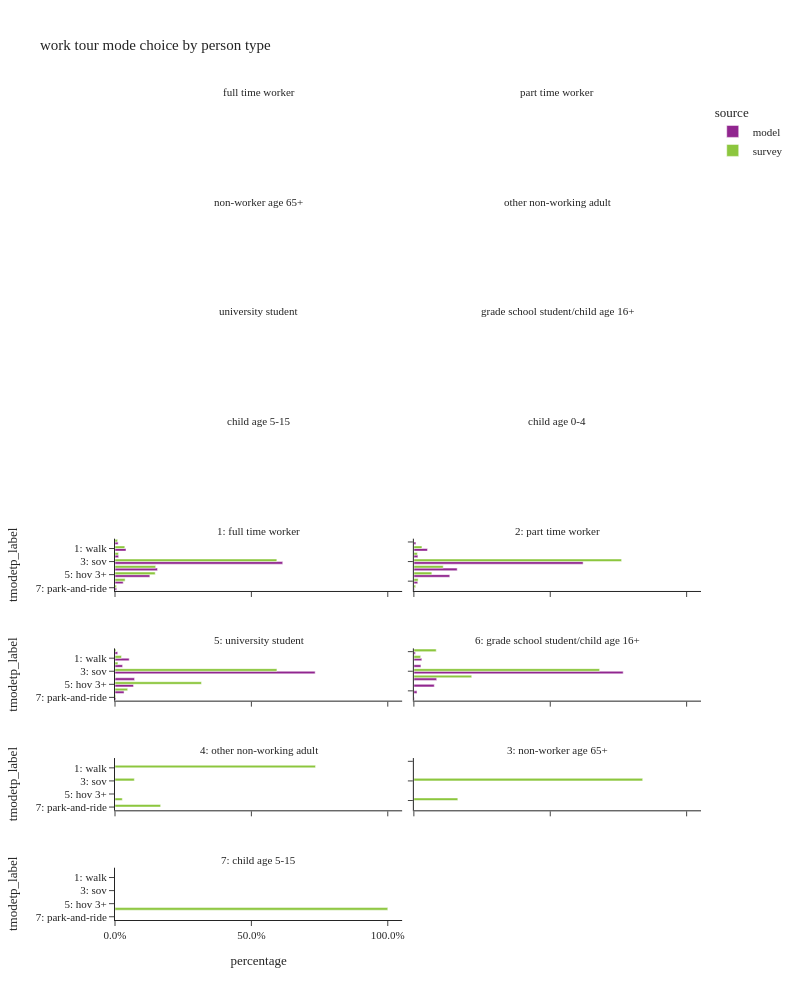

Write notebook code for a chart like this one.
### Code cell
plot_mode_choice(wk_tour,"pptyp_label",
                 {"pptyp_label":["full time worker","part time worker","non-worker age 65+","other non-working adult",
                                 "university student","grade school student/child age 16+","child age 5-15","child age 0-4"],
                  "tmodetp_label":order_mode},
                 "person type",2,1000)

### Figure 1 — Plotly figure (JSON) as saved in the notebook; plotly's stock layout.template omitted (floating-point values rounded to 4 significant figures)
{"data": [{"alignmentgroup": "True", "customdata": [[23], [51249], [16911], [781371], [198022], [162321], [38243], [7941], [14670]], "hovertemplate": "source=model<br>pptyp_label=1: full time worker<br>percentage=%{x}<br>tmodetp_label=%{y}<br>sample count=%{customdata[0]}<extra></extra>", "legendgroup": "model", "marker": {"color": "#91268F", "pattern": {"shape": ""}}, "name": "model", "offsetgroup": "model", "orientation": "h", "showlegend": true, "textposition": "auto", "type": "bar", "x": [1.81e-05, 0.04033, 0.01331, 0.6149, 0.1558, 0.1277, 0.03009, 0.006249, 0.01154], "xaxis": "x7", "y": [null, "1: walk", "2: bike", "3: sov", "4: hov 2", "5: hov 3+", "6: walk to transit", "7: park-and-ride", "9: tnc"], "yaxis": "y7"}, {"alignmentgroup": "True", "customdata": [[12], [126], [93], [836], [148], [74], [214], [16], [13]], "hovertemplate": "source=survey<br>pptyp_label=1: full time worker<br>percentage=%{x}<br>tmodetp_label=%{y}<br>sample count=%{customdata[0]}<extra></extra>", "legendgroup": "survey", "marker": {"color": "#8CC63E", "pattern": {"shape": ""}}, "name": "survey", "offsetgroup": "survey", "orientation": "h", "showlegend": true, "textposition": "auto", "type": "bar", "x": [0.009103, 0.03601, 0.01298, 0.5933, 0.1491, 0.1474, 0.0371, 0.005408, 0.009575], "xaxis": "x7", "y": [null, "1: walk", "2: bike", "3: sov", "4: hov 2", "5: hov 3+", "6: walk to transit", "7: park-and-ride", "9: tnc"], "yaxis": "y7"}, {"alignmentgroup": "True", "customdata": [[10], [11536], [3407], [143330], [36691], [30420], [3294], [580], [1733]], "hovertemplate": "source=model<br>pptyp_label=2: part time worker<br>percentage=%{x}<br>tmodetp_label=%{y}<br>sample count=%{customdata[0]}<extra></extra>", "legendgroup": "model", "marker": {"color": "#91268F", "pattern": {"shape": ""}}, "name": "model", "offsetgroup": "model", "orientation": "h", "showlegend": false, "textposition": "auto", "type": "bar", "x": [4.329e-05, 0.04994, 0.01475, 0.6205, 0.1588, 0.1317, 0.01426, 0.002511, 0.007502], "xaxis": "x8", "y": [null, "1: walk", "2: bike", "3: sov", "4: hov 2", "5: hov 3+", "6: walk to transit", "7: park-and-ride", "9: tnc"], "yaxis": "y8"}, {"alignmentgroup": "True", "customdata": [[19], [9], [152], [26], [10], [28], [2], [1]], "hovertemplate": "source=survey<br>pptyp_label=2: part time worker<br>percentage=%{x}<br>tmodetp_label=%{y}<br>sample count=%{customdata[0]}<extra></extra>", "legendgroup": "survey", "marker": {"color": "#8CC63E", "pattern": {"shape": ""}}, "name": "survey", "offsetgroup": "survey", "orientation": "h", "showlegend": false, "textposition": "auto", "type": "bar", "x": [0.0297, 0.01303, 0.7616, 0.1077, 0.06589, 0.0156, 0.006471, 5.638e-05], "xaxis": "x8", "y": ["1: walk", "2: bike", "3: sov", "4: hov 2", "5: hov 3+", "6: walk to transit", "7: park-and-ride", "9: tnc"], "yaxis": "y8"}, {"alignmentgroup": "True", "customdata": [[2292], [1225], [32306], [3158], [2989], [1463], [157], [439]], "hovertemplate": "source=model<br>pptyp_label=5: university student<br>percentage=%{x}<br>tmodetp_label=%{y}<br>sample count=%{customdata[0]}<extra></extra>", "legendgroup": "model", "marker": {"color": "#91268F", "pattern": {"shape": ""}}, "name": "model", "offsetgroup": "model", "orientation": "h", "showlegend": false, "textposition": "auto", "type": "bar", "x": [0.05206, 0.02782, 0.7337, 0.07173, 0.06789, 0.03323, 0.003566, 0.009971], "xaxis": "x5", "y": ["1: walk", "2: bike", "3: sov", "4: hov 2", "5: hov 3+", "6: walk to transit", "7: park-and-ride", "9: tnc"], "yaxis": "y5"}, {"alignmentgroup": "True", "customdata": [[7], [2], [16], [1], [1], [11], [1], [1]], "hovertemplate": "source=survey<br>pptyp_label=5: university student<br>percentage=%{x}<br>tmodetp_label=%{y}<br>sample count=%{customdata[0]}<extra></extra>", "legendgroup": "survey", "marker": {"color": "#8CC63E", "pattern": {"shape": ""}}, "name": "survey", "offsetgroup": "survey", "orientation": "h", "showlegend": false, "textposition": "auto", "type": "bar", "x": [0.02381, 0.01071, 0.5936, 0.001882, 0.3171, 0.04645, 0.002768, 0.003679], "xaxis": "x5", "y": ["1: walk", "2: bike", "3: sov", "4: hov 2", "5: hov 3+", "6: walk to transit", "7: park-and-ride", "9: tnc"], "yaxis": "y5"}, {"alignmentgroup": "True", "customdata": [[502], [446], [13223], [1443], [1290], [199], [31], [98]], "hovertemplate": "source=model<br>pptyp_label=6: grade school student/child age 16+<br>percentage=%{x}<br>tmodetp_label=%{y}<br>sample count=%{customdata[0]}<extra></extra>", "legendgroup": "model", "marker": {"color": "#91268F", "pattern": {"shape": ""}}, "name": "model", "offsetgroup": "model", "orientation": "h", "showlegend": false, "textposition": "auto", "type": "bar", "x": [0.02913, 0.02588, 0.7674, 0.08374, 0.07486, 0.01155, 0.001799, 0.005687], "xaxis": "x6", "y": ["1: walk", "2: bike", "3: sov", "4: hov 2", "5: hov 3+", "6: walk to transit", "7: park-and-ride", "9: tnc"], "yaxis": "y6"}, {"alignmentgroup": "True", "customdata": [[1], [5], [1], [1]], "hovertemplate": "source=survey<br>pptyp_label=6: grade school student/child age 16+<br>percentage=%{x}<br>tmodetp_label=%{y}<br>sample count=%{customdata[0]}<extra></extra>", "legendgroup": "survey", "marker": {"color": "#8CC63E", "pattern": {"shape": ""}}, "name": "survey", "offsetgroup": "survey", "orientation": "h", "showlegend": false, "textposition": "auto", "type": "bar", "x": [0.02501, 0.681, 0.2121, 0.08193], "xaxis": "x6", "y": ["1: walk", "3: sov", "4: hov 2", "9: tnc"], "yaxis": "y6"}, {"alignmentgroup": "True", "customdata": [[2], [1], [1], [1]], "hovertemplate": "source=survey<br>pptyp_label=4: other non-working adult<br>percentage=%{x}<br>tmodetp_label=%{y}<br>sample count=%{customdata[0]}<extra></extra>", "legendgroup": "survey", "marker": {"color": "#8CC63E", "pattern": {"shape": ""}}, "name": "survey", "offsetgroup": "survey", "orientation": "h", "showlegend": false, "textposition": "auto", "type": "bar", "x": [0.7351, 0.07087, 0.02678, 0.1673], "xaxis": "x3", "y": ["1: walk", "3: sov", "6: walk to transit", "7: park-and-ride"], "yaxis": "y3"}, {"alignmentgroup": "True", "customdata": [[2], [2]], "hovertemplate": "source=survey<br>pptyp_label=3: non-worker age 65+<br>percentage=%{x}<br>tmodetp_label=%{y}<br>sample count=%{customdata[0]}<extra></extra>", "legendgroup": "survey", "marker": {"color": "#8CC63E", "pattern": {"shape": ""}}, "name": "survey", "offsetgroup": "survey", "orientation": "h", "showlegend": false, "textposition": "auto", "type": "bar", "x": [0.8388, 0.1612], "xaxis": "x4", "y": ["3: sov", "6: walk to transit"], "yaxis": "y4"}, {"alignmentgroup": "True", "customdata": [[1]], "hovertemplate": "source=survey<br>pptyp_label=7: child age 5-15<br>percentage=%{x}<br>tmodetp_label=%{y}<br>sample count=%{customdata[0]}<extra></extra>", "legendgroup": "survey", "marker": {"color": "#8CC63E", "pattern": {"shape": ""}}, "name": "survey", "offsetgroup": "survey", "orientation": "h", "showlegend": false, "textposition": "auto", "type": "bar", "x": [1.0], "xaxis": "x", "y": ["6: walk to transit"], "yaxis": "y"}], "layout": {"annotations": [{"font": {}, "showarrow": false, "text": "7: child age 5-15", "x": 0.245, "xanchor": "center", "xref": "paper", "y": 0.06375, "yanchor": "bottom", "yref": "paper"}, {"font": {}, "showarrow": false, "text": "4: other non-working adult", "x": 0.245, "xanchor": "center", "xref": "paper", "y": 0.1975, "yanchor": "bottom", "yref": "paper"}, {"font": {}, "showarrow": false, "text": "3: non-worker age 65+", "x": 0.755, "xanchor": "center", "xref": "paper", "y": 0.1975, "yanchor": "bottom", "yref": "paper"}, {"font": {}, "showarrow": false, "text": "5: university student", "x": 0.245, "xanchor": "center", "xref": "paper", "y": 0.3313, "yanchor": "bottom", "yref": "paper"}, {"font": {}, "showarrow": false, "text": "6: grade school student/child age 16+", "x": 0.755, "xanchor": "center", "xref": "paper", "y": 0.3313, "yanchor": "bottom", "yref": "paper"}, {"font": {}, "showarrow": false, "text": "1: full time worker", "x": 0.245, "xanchor": "center", "xref": "paper", "y": 0.465, "yanchor": "bottom", "yref": "paper"}, {"font": {}, "showarrow": false, "text": "2: part time worker", "x": 0.755, "xanchor": "center", "xref": "paper", "y": 0.465, "yanchor": "bottom", "yref": "paper"}, {"font": {}, "showarrow": false, "text": "child age 5-15", "x": 0.245, "xanchor": "center", "xref": "paper", "y": 0.5988, "yanchor": "bottom", "yref": "paper"}, {"font": {}, "showarrow": false, "text": "child age 0-4", "x": 0.755, "xanchor": "center", "xref": "paper", "y": 0.5988, "yanchor": "bottom", "yref": "paper"}, {"font": {}, "showarrow": false, "text": "university student", "x": 0.245, "xanchor": "center", "xref": "paper", "y": 0.7325, "yanchor": "bottom", "yref": "paper"}, {"font": {}, "showarrow": false, "text": "grade school student/child age 16+", "x": 0.755, "xanchor": "center", "xref": "paper", "y": 0.7325, "yanchor": "bottom", "yref": "paper"}, {"font": {}, "showarrow": false, "text": "non-worker age 65+", "x": 0.245, "xanchor": "center", "xref": "paper", "y": 0.8662, "yanchor": "bottom", "yref": "paper"}, {"font": {}, "showarrow": false, "text": "other non-working adult", "x": 0.755, "xanchor": "center", "xref": "paper", "y": 0.8662, "yanchor": "bottom", "yref": "paper"}, {"font": {}, "showarrow": false, "text": "full time worker", "x": 0.245, "xanchor": "center", "xref": "paper", "y": 1.0, "yanchor": "bottom", "yref": "paper"}, {"font": {}, "showarrow": false, "text": "part time worker", "x": 0.755, "xanchor": "center", "xref": "paper", "y": 1.0, "yanchor": "bottom", "yref": "paper"}], "barmode": "group", "height": 1000, "legend": {"title": {"text": "source"}, "tracegroupgap": 0}, "title": {"text": "work tour mode choice by person type"}, "width": 800, "xaxis": {"anchor": "y", "domain": [0.0, 0.49], "tickformat": ".1%", "title": {"text": "percentage"}}, "xaxis10": {"anchor": "y10", "domain": [0.51, 1.0], "matches": "x", "showticklabels": false, "tickformat": ".1%"}, "xaxis11": {"anchor": "y11", "domain": [0.0, 0.49], "matches": "x", "showticklabels": false, "tickformat": ".1%"}, "xaxis12": {"anchor": "y12", "domain": [0.51, 1.0], "matches": "x", "showticklabels": false, "tickformat": ".1%"}, "xaxis13": {"anchor": "y13", "domain": [0.0, 0.49], "matches": "x", "showticklabels": false, "tickformat": ".1%"}, "xaxis14": {"anchor": "y14", "domain": [0.51, 1.0], "matches": "x", "showticklabels": false, "tickformat": ".1%"}, "xaxis15": {"anchor": "y15", "domain": [0.0, 0.49], "matches": "x", "showticklabels": false, "tickformat": ".1%"}, "xaxis16": {"anchor": "y16", "domain": [0.51, 1.0], "matches": "x", "showticklabels": false, "tickformat": ".1%"}, "xaxis2": {"anchor": "y2", "domain": [0.51, 1.0], "matches": "x", "tickformat": ".1%", "title": {"text": "percentage"}}, "xaxis3": {"anchor": "y3", "domain": [0.0, 0.49], "matches": "x", "showticklabels": false, "tickformat": ".1%"}, "xaxis4": {"anchor": "y4", "domain": [0.51, 1.0], "matches": "x", "showticklabels": false, "tickformat": ".1%"}, "xaxis5": {"anchor": "y5", "domain": [0.0, 0.49], "matches": "x", "showticklabels": false, "tickformat": ".1%"}, "xaxis6": {"anchor": "y6", "domain": [0.51, 1.0], "matches": "x", "showticklabels": false, "tickformat": ".1%"}, "xaxis7": {"anchor": "y7", "domain": [0.0, 0.49], "matches": "x", "showticklabels": false, "tickformat": ".1%"}, "xaxis8": {"anchor": "y8", "domain": [0.51, 1.0], "matches": "x", "showticklabels": false, "tickformat": ".1%"}, "xaxis9": {"anchor": "y9", "domain": [0.0, 0.49], "matches": "x", "showticklabels": false, "tickformat": ".1%"}, "yaxis": {"anchor": "x", "categoryarray": ["9:tnc", "8: school bus", "7: park-and-ride", "6: walk to transit", "5: hov 3+", "4: hov 2", "3: sov", "2: bike", "1: walk"], "categoryorder": "array", "domain": [0.0, 0.06375], "title": {"text": "tmodetp_label"}}, "yaxis10": {"anchor": "x10", "domain": [0.535, 0.5988], "matches": "y", "showticklabels": false}, "yaxis11": {"anchor": "x11", "categoryarray": ["9:tnc", "8: school bus", "7: park-and-ride", "6: walk to transit", "5: hov 3+", "4: hov 2", "3: sov", "2: bike", "1: walk"], "categoryorder": "array", "domain": [0.6687, 0.7325], "matches": "y", "title": {"text": "tmodetp_label"}}, "yaxis12": {"anchor": "x12", "domain": [0.6687, 0.7325], "matches": "y", "showticklabels": false}, "yaxis13": {"anchor": "x13", "categoryarray": ["9:tnc", "8: school bus", "7: park-and-ride", "6: walk to transit", "5: hov 3+", "4: hov 2", "3: sov", "2: bike", "1: walk"], "categoryorder": "array", "domain": [0.8025, 0.8662], "matches": "y", "title": {"text": "tmodetp_label"}}, "yaxis14": {"anchor": "x14", "domain": [0.8025, 0.8662], "matches": "y", "showticklabels": false}, "yaxis15": {"anchor": "x15", "categoryarray": ["9:tnc", "8: school bus", "7: park-and-ride", "6: walk to transit", "5: hov 3+", "4: hov 2", "3: sov", "2: bike", "1: walk"], "categoryorder": "array", "domain": [0.9363, 1.0], "matches": "y", "title": {"text": "tmodetp_label"}}, "yaxis16": {"anchor": "x16", "domain": [0.9363, 1.0], "matches": "y", "showticklabels": false}, "yaxis2": {"anchor": "x2", "domain": [0.0, 0.06375], "matches": "y", "showticklabels": false}, "yaxis3": {"anchor": "x3", "categoryarray": ["9:tnc", "8: school bus", "7: park-and-ride", "6: walk to transit", "5: hov 3+", "4: hov 2", "3: sov", "2: bike", "1: walk"], "categoryorder": "array", "domain": [0.1338, 0.1975], "matches": "y", "title": {"text": "tmodetp_label"}}, "yaxis4": {"anchor": "x4", "domain": [0.1338, 0.1975], "matches": "y", "showticklabels": false}, "yaxis5": {"anchor": "x5", "categoryarray": ["9:tnc", "8: school bus", "7: park-and-ride", "6: walk to transit", "5: hov 3+", "4: hov 2", "3: sov", "2: bike", "1: walk"], "categoryorder": "array", "domain": [0.2675, 0.3313], "matches": "y", "title": {"text": "tmodetp_label"}}, "yaxis6": {"anchor": "x6", "domain": [0.2675, 0.3313], "matches": "y", "showticklabels": false}, "yaxis7": {"anchor": "x7", "categoryarray": ["9:tnc", "8: school bus", "7: park-and-ride", "6: walk to transit", "5: hov 3+", "4: hov 2", "3: sov", "2: bike", "1: walk"], "categoryorder": "array", "domain": [0.4012, 0.465], "matches": "y", "title": {"text": "tmodetp_label"}}, "yaxis8": {"anchor": "x8", "domain": [0.4012, 0.465], "matches": "y", "showticklabels": false}, "yaxis9": {"anchor": "x9", "categoryarray": ["9:tnc", "8: school bus", "7: park-and-ride", "6: walk to transit", "5: hov 3+", "4: hov 2", "3: sov", "2: bike", "1: walk"], "categoryorder": "array", "domain": [0.535, 0.5988], "matches": "y", "title": {"text": "tmodetp_label"}}}}
